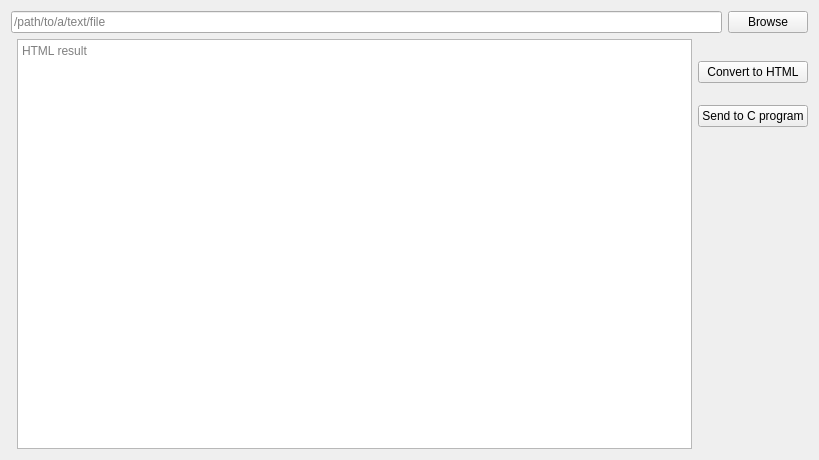
<?xml version="1.0" encoding="UTF-8"?>
<ui version="4.0">
 <class>HTMLConverter</class>
 <widget class="QWidget" name="HTMLConverter">
  <property name="geometry">
   <rect>
    <x>0</x>
    <y>0</y>
    <width>819</width>
    <height>460</height>
   </rect>
  </property>
  <property name="windowTitle">
   <string>HTML Converter</string>
  </property>
  <layout class="QGridLayout" name="gridLayout">
   <item row="3" column="1">
    <layout class="QVBoxLayout" name="vl1">
     <item>
      <widget class="QTextEdit" name="textEdit">
       <property name="placeholderText">
        <string>HTML result</string>
       </property>
      </widget>
     </item>
    </layout>
   </item>
   <item row="0" column="0" colspan="3">
    <layout class="QHBoxLayout" name="horizontalLayout">
     <item>
      <widget class="QLineEdit" name="path_line_edit">
       <property name="readOnly">
        <bool>true</bool>
       </property>
       <property name="placeholderText">
        <string>/path/to/a/text/file</string>
       </property>
      </widget>
     </item>
     <item>
      <widget class="QPushButton" name="browse_btn2">
       <property name="text">
        <string>Browse</string>
       </property>
      </widget>
     </item>
    </layout>
   </item>
   <item row="3" column="2">
    <layout class="QVBoxLayout" name="vl2">
     <property name="spacing">
      <number>0</number>
     </property>
     <property name="sizeConstraint">
      <enum>QLayout::SetMinAndMaxSize</enum>
     </property>
     <property name="leftMargin">
      <number>0</number>
     </property>
     <property name="topMargin">
      <number>0</number>
     </property>
     <property name="bottomMargin">
      <number>300</number>
     </property>
     <item>
      <widget class="QPushButton" name="convert_btn">
       <property name="text">
        <string>Convert to HTML</string>
       </property>
      </widget>
     </item>
     <item>
      <widget class="QPushButton" name="send_btn">
       <property name="autoFillBackground">
        <bool>false</bool>
       </property>
       <property name="text">
        <string>Send to C program</string>
       </property>
      </widget>
     </item>
    </layout>
   </item>
  </layout>
 </widget>
 <resources/>
 <connections/>
</ui>
